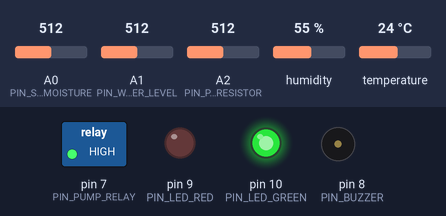
Bench run of a sketch on a simulated Arduino Uno, built with avr-gcc and run on an emulated ATmega328P. On the bench: switched loads named in the sketch (green lamp = pin HIGH), output pins drawn as LEDs (lit = HIGH), buzzer (waves = sounding). Wiring (inferred from the names in the program): DHT11 sensor: data pin 4. Inputs (shaded band) come from the test bench; at power-on: A1 (PIN_WATER_LEVEL) = 512, A0 (PIN_SOIL_MOISTURE) = 512, A2 (PIN_PHOTORESISTOR) = 512, humidity 55 %, temperature 24 °C. What the sketch prints to the serial monitor is not drawn.

Above: at 2.8 s.
2.9 s: A1 (PIN_WATER_LEVEL) set to 193
4.4 s: A1 (PIN_WATER_LEVEL) set to 168
At 6.0 s:
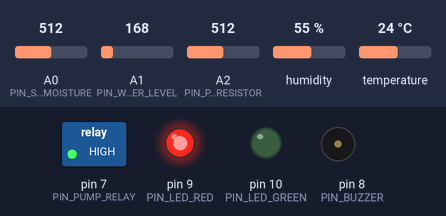
8.6 s: A1 (PIN_WATER_LEVEL) set to 306
At 9.6 s:
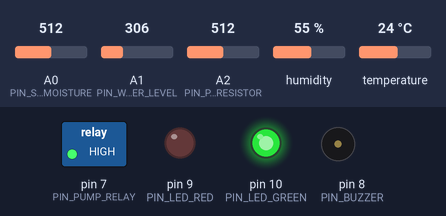
10.5 s: A1 (PIN_WATER_LEVEL) set to 90
At 11.15 s:
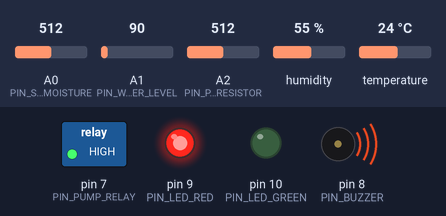
Timing chart, 0 to 15.7 s (numbered marks = the images above; inputs shaded):
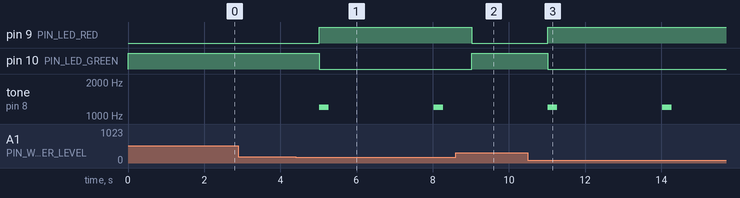

The sketch:

Project_02_Smart_Plant_Ecosystem_Soil_Water_Light_Temp.ino
```cpp
/*
 * Project 2: Smart Plant Ecosystem & Agritech Soil Hydration Guardian
 * -------------------------------------------------------------------
 * Target Board: Arduino Uno (ATmega328P)
 * Kit: Hosyond 45-in-1 Sensor Kit
 *
 * Fused Sensors:
 *  - Module #42: Soil Moisture Sensor (Analog A0) [Kit: High ADC = Dry, Low ADC = Wet]
 *  - Module #39: Water Level Sensor (Analog A1) - Reservoir Monitor
 *  - Module #14: Photoresistor LDR Module (Analog A2) [Inverted: High ADC = Bright Sun]
 *  - Module #07: DHT11 Sensor (Digital D4) - Ambient Temp & Humidity
 *
 * Actuators & Indicators:
 *  - Module #30: 5V Relay Module (Digital D7) - Submersible Water Pump Simulation
 *  - Module #08: Double Color LED (Pins D9 Red, D10 Green) - Health Status
 *  - Module #12: Passive Buzzer (Digital D8) - Low Reservoir Alert Tones
 *
 * Sensor Fusion Logic:
 *  1. Corrected Polarity: Soil sensor reads dry at high ADC (matching kit #42 reference).
 *     Photoresistor is inverted so higher value = brighter sun (matching kit #14 reference).
 *  2. Evapotranspiration Index: Dynamic watering duration modulated by ambient temp/humidity.
 *  3. Anti-Scorch Interlock: Suspends routine watering under direct intense midday sun (>75%).
 *  4. Dry-Run Pump Protection: Locks out pump when reservoir is depleted (<15%).
 *  5. Soil Hysteresis: Stops watering once soil reaches saturation threshold.
 */

// ======================== PIN ASSIGNMENTS ========================
const int PIN_SOIL_MOISTURE = A0;   // Soil Moisture (High = Dry, Low = Wet)
const int PIN_WATER_LEVEL   = A1;   // Reservoir Level (0=Empty, >500=Full)
const int PIN_PHOTORESISTOR = A2;   // Ambient Light (Raw is high in dark)
const int PIN_DHT11_DATA    = 4;    // DHT11 1-wire communication pin
const int PIN_PUMP_RELAY    = 7;    // 5V Relay (Active LOW)
const int PIN_BUZZER        = 8;    // Passive Buzzer tone pin
const int PIN_LED_RED       = 9;    // Double Color LED - Red
const int PIN_LED_GREEN     = 10;   // Double Color LED - Green

// ==================== CALIBRATION & THRESHOLDS ===================
// Aligned with Kit #42 reference sketch: >= 800 is dry
const int SOIL_DRY_THRESHOLD       = 750;  // Above this ADC = Dry soil (Needs water)
const int SOIL_SATURATED_THRESHOLD = 450;  // Below this ADC = Saturated soil (Stop watering)
const int RESERVOIR_EMPTY_LIMIT    = 180;  // Below this ADC = Reservoir is empty!
const int SUNLIGHT_SCORCH_LIMIT    = 750;  // Inverted lux above this = Direct midday sun

// ===================== STATE MACHINE =============================
enum EcosystemState {
  ECO_OPTIMAL,        // Soil moist, reservoir OK, green LED
  ECO_NEED_WATER,     // Soil dry, waiting for optimal light conditions
  ECO_WATERING,       // Relay active, pump running, amber LED
  ECO_RESERVOIR_LOW,  // Reservoir empty! Pump locked out, red LED + buzzer alert
  ECO_SUN_SUSPENDED   // Soil dry but waiting for direct midday sun to pass
};

EcosystemState systemState = ECO_OPTIMAL;

// Non-blocking Timers
unsigned long lastSensorReadTime = 0;
const unsigned long SENSOR_INTERVAL = 1000; // ms

unsigned long wateringStartTime = 0;
unsigned long calculatedWateringDuration = 4000; // Dynamically computed from evapotranspiration
const unsigned long WATERING_COOLDOWN = 15000;   // 15 seconds absorption delay
unsigned long lastWateringFinishTime = 0;

unsigned long lastBuzzerChirpTime = 0;

// DHT11 Simplified Non-blocking Driver
struct DHTData {
  float temperature;
  float humidity;
  bool valid;
};

DHTData readDHT11(int pin) {
  DHTData result = {25.0, 50.0, false};
  byte data[5] = {0, 0, 0, 0, 0};

  pinMode(pin, OUTPUT);
  digitalWrite(pin, LOW);
  delay(20);
  digitalWrite(pin, HIGH);
  delayMicroseconds(30);
  pinMode(pin, INPUT);

  unsigned long timeout = micros();
  while (digitalRead(pin) == HIGH) { if (micros() - timeout > 100) return result; }
  timeout = micros();
  while (digitalRead(pin) == LOW)  { if (micros() - timeout > 100) return result; }
  timeout = micros();
  while (digitalRead(pin) == HIGH) { if (micros() - timeout > 100) return result; }

  for (int i = 0; i < 40; i++) {
    timeout = micros();
    while (digitalRead(pin) == LOW) { if (micros() - timeout > 100) return result; }
    unsigned long pulseStart = micros();
    timeout = micros();
    while (digitalRead(pin) == HIGH) { if (micros() - timeout > 100) return result; }
    unsigned long pulseLen = micros() - pulseStart;
    int byteIdx = i / 8;
    data[byteIdx] <<= 1;
    if (pulseLen > 40) data[byteIdx] |= 1;
  }

  if (data[4] == ((data[0] + data[1] + data[2] + data[3]) & 0xFF)) {
    result.humidity = data[0] + (data[1] * 0.1);
    result.temperature = data[2] + (data[3] * 0.1);
    result.valid = true;
  }
  return result;
}

void setStatusLed(bool redOn, bool greenOn) {
  digitalWrite(PIN_LED_RED, redOn ? HIGH : LOW);
  digitalWrite(PIN_LED_GREEN, greenOn ? HIGH : LOW);
}

void playAlarmTone(int freq, int durationMs) {
  tone(PIN_BUZZER, freq, durationMs);
}

// ======================== SETUP ==================================
void setup() {
  Serial.begin(115200);
  while (!Serial && millis() < 3000);

  Serial.println(F("\n======================================================="));
  Serial.println(F("  PROJECT 2: SMART PLANT ECOSYSTEM & SENSOR FUSION HUB"));
  Serial.println(F("======================================================="));

  pinMode(PIN_PUMP_RELAY, OUTPUT);
  pinMode(PIN_LED_RED, OUTPUT);
  pinMode(PIN_LED_GREEN, OUTPUT);
  pinMode(PIN_BUZZER, OUTPUT);

  // Safe Defaults
  digitalWrite(PIN_PUMP_RELAY, HIGH); // Relay OFF (Active LOW)
  setStatusLed(false, true);          // Green = OK
  noTone(PIN_BUZZER);

  Serial.println(F("Sensors Initialized. Beginning Autonomous Irrigation Loop...\n"));
}

// ======================== MAIN LOOP ==============================
void loop() {
  unsigned long currentMillis = millis();

  // Periodic Sensor Sampling
  if (currentMillis - lastSensorReadTime >= SENSOR_INTERVAL) {
    lastSensorReadTime = currentMillis;

    // 1. Read Raw Sensors
    int rawSoilMoisture = analogRead(PIN_SOIL_MOISTURE); // High = Dry, Low = Wet
    int rawWaterLevel   = analogRead(PIN_WATER_LEVEL);
    int rawLdr          = analogRead(PIN_PHOTORESISTOR); // Kit #14: High = Dark
    int rawSunlight     = 1023 - rawLdr;                 // Inverted: High = Bright sun
    DHTData dht         = readDHT11(PIN_DHT11_DATA);

    // Normalize Soil Moisture (0% = Bone Dry, 100% = Saturated)
    float soilPercent = 100.0 - constrain(map(rawSoilMoisture, 350, 850, 0, 100), 0, 100);
    // Normalize Water Reservoir (0% = Dry, 100% = Full)
    float reservoirPercent = constrain(map(rawWaterLevel, 100, 700, 0, 100), 0, 100);
    // Normalize Sunlight
    float sunlightPercent = constrain(map(rawSunlight, 50, 950, 0, 100), 0, 100);

    // 2. Sensor Fusion Logic Matrix
    bool isReservoirCritical = (rawWaterLevel < RESERVOIR_EMPTY_LIMIT);
    bool isSoilDry           = (rawSoilMoisture >= SOIL_DRY_THRESHOLD);
    bool isSoilSaturated     = (rawSoilMoisture <= SOIL_SATURATED_THRESHOLD);
    bool isIntenseSunlight   = (rawSunlight >= SUNLIGHT_SCORCH_LIMIT);

    // Evapotranspiration Multiplier
    float waterDemandFactor = 1.0;
    if (dht.valid) {
      if (dht.temperature > 28.0) waterDemandFactor += 0.3;
      if (dht.humidity < 40.0)    waterDemandFactor += 0.2;
    }
    // Calculate dynamic watering duration (between 2.5s and 6.0s)
    calculatedWateringDuration = constrain((unsigned long)(3500 * waterDemandFactor), 2500, 6000);

    // 3. State Machine Transitions
    if (isReservoirCritical) {
      systemState = ECO_RESERVOIR_LOW;
    } else if (systemState == ECO_WATERING) {
      // Check if soil has become saturated early (hysteresis cutoff)
      if (isSoilSaturated) {
        digitalWrite(PIN_PUMP_RELAY, HIGH); // Turn pump OFF
        lastWateringFinishTime = currentMillis;
        systemState = ECO_OPTIMAL;
        setStatusLed(false, true);
        Serial.println(F(">> [ACTION] Soil Saturated reached. Shutting down pump early."));
      }
    } else if (isSoilDry) {
      if (currentMillis - lastWateringFinishTime > WATERING_COOLDOWN) {
        if (isIntenseSunlight && soilPercent > 10.0) {
          // Delay routine watering under scorching sun to prevent leaf burns
          systemState = ECO_SUN_SUSPENDED;
        } else {
          systemState = ECO_NEED_WATER;
        }
      } else {
        systemState = ECO_OPTIMAL; // In absorption cooldown
      }
    } else {
      systemState = ECO_OPTIMAL;
    }

    // 4. State Execution
    switch (systemState) {
      case ECO_OPTIMAL:
        digitalWrite(PIN_PUMP_RELAY, HIGH); // Pump OFF
        setStatusLed(false, true);          // Solid Green
        break;

      case ECO_SUN_SUSPENDED:
        digitalWrite(PIN_PUMP_RELAY, HIGH); // Pump OFF
        setStatusLed(true, true);           // Orange warning: watering deferred
        break;

      case ECO_NEED_WATER:
        systemState = ECO_WATERING;
        wateringStartTime = currentMillis;
        digitalWrite(PIN_PUMP_RELAY, LOW);  // Pump ON (Active LOW)
        setStatusLed(true, true);           // Amber
        Serial.print(F(">> [ACTION] Engaging Pump! Scheduled Duration: "));
        Serial.print(calculatedWateringDuration);
        Serial.println(F(" ms"));
        break;

      case ECO_WATERING:
        break;

      case ECO_RESERVOIR_LOW:
        digitalWrite(PIN_PUMP_RELAY, HIGH); // Force Pump OFF (Dry-run lockout)
        setStatusLed(true, false);          // Red Alert
        if (currentMillis - lastBuzzerChirpTime > 2000) {
          lastBuzzerChirpTime = currentMillis;
          playAlarmTone(1200, 250);
        }
        break;
    }

    // 5. Diagnostics Telemetry
    Serial.print(F("[ECO-HUB] Soil: "));
    Serial.print((int)soilPercent);
    Serial.print(F("% (ADC: ")); Serial.print(rawSoilMoisture); Serial.print(F(") | "));
    Serial.print(F("Res: "));
    Serial.print((int)reservoirPercent);
    Serial.print(F("% | Sun: "));
    Serial.print((int)sunlightPercent);
    Serial.print(F("% | Temp: "));
    Serial.print(dht.temperature, 1);
    Serial.print(F("C | Hum: "));
    Serial.print(dht.humidity, 1);
    Serial.print(F("% | State: "));

    switch (systemState) {
      case ECO_OPTIMAL:       Serial.println(F("OPTIMAL [Normal]")); break;
      case ECO_SUN_SUSPENDED: Serial.println(F("SUN_SUSPENDED [Anti-Scorch Delay]")); break;
      case ECO_NEED_WATER:    Serial.println(F("NEED_WATER [Queued]")); break;
      case ECO_WATERING:      Serial.println(F("WATERING [Pump Running]")); break;
      case ECO_RESERVOIR_LOW: Serial.println(F("ALERT: RESERVOIR EMPTY! [Pump Locked]")); break;
    }
  }

  // 6. Non-blocking Watering Duration Controller
  if (systemState == ECO_WATERING) {
    if (currentMillis - wateringStartTime >= calculatedWateringDuration) {
      digitalWrite(PIN_PUMP_RELAY, HIGH); // Turn pump OFF
      lastWateringFinishTime = currentMillis;
      systemState = ECO_OPTIMAL;
      setStatusLed(false, true);
      Serial.println(F(">> [ACTION] Watering Duration Expired. Entering Absorption Cooldown."));
    }
  }
}
```

Measured:
- the behaviour switches between 180 and 179 on A1 (PIN_WATER_LEVEL) (found by bisection; images 0 and 1)
- after the input at 2.9 s, every drawn part: stays the same
- after the input at 4.4 s, pin 9 (PIN_LED_RED): LOW → HIGH after 0.63 s; pin 10 (PIN_LED_GREEN): HIGH → LOW after 0.63 s; tone on pin 8 (PIN_BUZZER): alternates 1200 Hz for 0.25 s and silent for 2.8 s, starting after 0.63 s
- after the input at 8.6 s, pin 9 (PIN_LED_RED): HIGH → LOW after 0.43 s; pin 10 (PIN_LED_GREEN): LOW → HIGH after 0.43 s
- after the input at 10.5 s, pin 9 (PIN_LED_RED): LOW → HIGH after 0.53 s; pin 10 (PIN_LED_GREEN): HIGH → LOW after 0.53 s; tone on pin 8 (PIN_BUZZER): alternates 1200 Hz for 0.25 s and silent for 2.7 s, starting after 0.53 s
